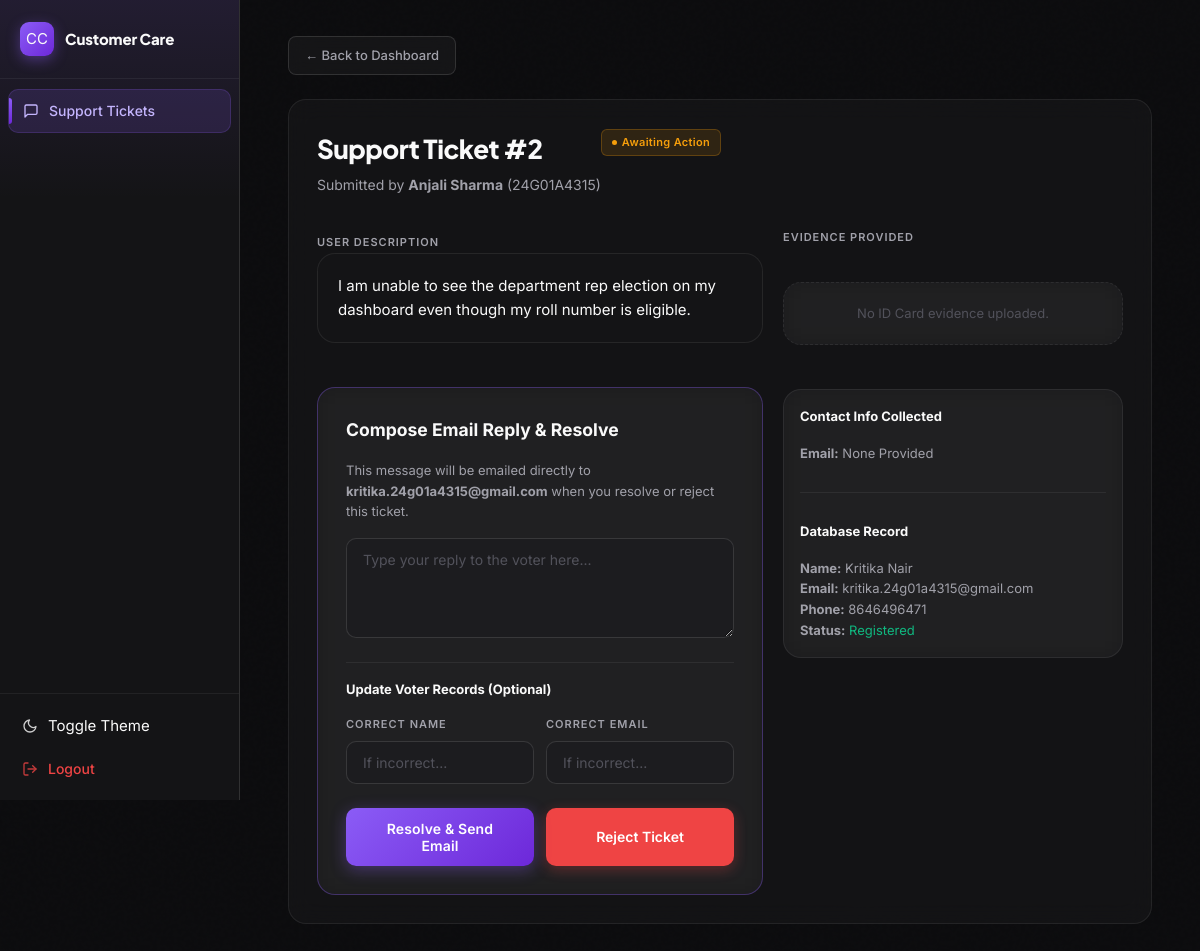
Screenshot of /care/complaints/2 (signed in) with the database file from the repository.
### tables this page shows
CREATE TABLE complaints (
            complaint_id  INTEGER PRIMARY KEY AUTOINCREMENT,
            name          TEXT NOT NULL,
            roll_number   TEXT NOT NULL,
            description   TEXT NOT NULL,
            id_card_path  TEXT,
            status        TEXT DEFAULT 'pending'
        , email TEXT, admin_response TEXT);

CREATE TABLE voters (
            voter_id      INTEGER PRIMARY KEY AUTOINCREMENT,
            roll_number   TEXT NOT NULL UNIQUE,
            name          TEXT NOT NULL,
            department    TEXT NOT NULL,
            email         TEXT,
            phone         TEXT,
            photo         TEXT,
            has_voted     INTEGER DEFAULT 0,
            is_registered INTEGER DEFAULT 0
        , face_encoding TEXT, password_hash TEXT);

### app.py (the view)
@app.route('/care/complaints/<int:complaint_id>')
@care_required
def care_complaint_detail(complaint_id):
    db = get_db()
    complaint = db.execute(
        "SELECT * FROM complaints WHERE complaint_id=?", (complaint_id,)
    ).fetchone()
    if not complaint:
        db.close()
        abort(404)
    voter = db.execute(
        "SELECT * FROM voters WHERE roll_number=?", (complaint['roll_number'],)
    ).fetchone()
    db.close()
    return render_template('care/complaint_detail.html', complaint=complaint, voter=voter)

### app.py (called while the page is built)
def care_required(f):
    @wraps(f)
    def decorated(*args, **kwargs):
        if not session.get('care_logged_in'):
            return redirect(url_for('care_login'))
        return f(*args, **kwargs)
    return decorated

### database.py (called while the page is built)
def get_db():
    conn = sqlite3.connect(DB_PATH)
    conn.row_factory = sqlite3.Row
    conn.execute("PRAGMA foreign_keys = ON")
    return conn

### templates/care/complaint_detail.html (shortened to what this page needs)
{% extends "base_care.html" %}
{% block content %}
<div style="margin-bottom:24px;">
  <a href="{{ url_for('care_dashboard') }}" class="btn-ghost btn-sm">← Back to Dashboard</a>
</div>
<div class="card">
<div class="page-header">
  <div class="flex justify-between items-start">
    <div>
      <h1>Support Ticket #{{ complaint.complaint_id }}</h1>
      <p>Submitted by <strong class="text-0">{{ complaint.name }}</strong> ({{ complaint.roll_number }})</p>
    </div>
    <div>
      {% if complaint.status == 'pending' %}
        <span class="badge badge-pending">Awaiting Action</span>
      {% elif complaint.status == 'resolved' %}
        <span class="badge badge-resolved">Resolved</span>
      {% else %}
        <span class="badge badge-rejected">Closed</span>
      {% endif %}
    </div>
  </div>
</div>
  <div class="dashboard-grid">
    <div class="dashboard-col">
      <div class="mb-24">
        <label class="form-label mb-16">User Description</label>
        <div class="card" style="background:var(--bg-1); padding: 20px; font-size: 15px;">
          {{ complaint.description }}
        </div>
      </div>
      {% if complaint.status == 'pending' %}
        <div class="card" style="border-color: var(--accent-border);">
          <h3 class="mb-16">Compose Email Reply & Resolve</h3>
          <p class="text-muted text-sm mb-16">This message will be emailed directly to <strong>{{ complaint.email or voter.email or 'N/A (No Email Provided)' }}</strong> when you resolve or reject this ticket.</p>
          <form method="POST" action="{{ url_for('care_complaint_resolve', complaint_id=complaint.complaint_id) }}" id="resolveForm">
            <div class="form-group mb-16">
              <textarea class="form-input" name="admin_response" placeholder="Type your reply to the voter here..." rows="4" required></textarea>
            </div>
            <h4 class="text-sm mb-16 mt-24" style="border-top: 1px solid var(--border); padding-top: 16px;">Update Voter Records (Optional)</h4>
            <div class="flex gap-12 mb-24">
              <div class="form-group w-full">
                <label class="form-label">Correct Name</label>
                <input class="form-input" type="text" name="new_name" placeholder="If incorrect...">
              </div>
              <div class="form-group w-full">
                <label class="form-label">Correct Email</label>
                <input class="form-input" type="email" name="new_email" placeholder="If incorrect..." value="{{ complaint.email or '' }}">
              </div>
            </div>
            <div class="flex gap-12">
              <button type="submit" class="btn-primary w-full">Resolve & Send Email</button>
              <button type="button" class="btn-danger w-full" onclick="document.getElementById('rejectForm').submit();">Reject Ticket</button>
            </div>
          </form>
        </div>
      {% endif %}
    </div>
    <div class="dashboard-col">
      <label class="form-label mb-16">Evidence Provided</label>
      {% if complaint.id_card_path %}
        <div class="id-card-preview mb-24">
          <img src="{{ url_for('static', filename=complaint.id_card_path) }}" alt="Provided ID Card">
        </div>
      {% else %}
        <div class="card text-center text-dim text-sm mb-24" style="border-style: dashed; padding: 20px;">
          No ID Card evidence uploaded.
        </div>
      {% endif %}
      <div class="card" style="padding: 16px;">
        <h4 class="text-sm mb-16">Contact Info Collected</h4>
        <div class="text-sm text-muted mb-8"><strong>Email:</strong> <span class="text-0">{{ complaint.email or 'None Provided' }}</span></div>
        <div class="divider"></div>
        <h4 class="text-sm mb-16">Database Record</h4>
        {% if voter %}
          <div class="text-sm text-muted mb-8"><strong>Name:</strong> <span class="text-0">{{ voter.name }}</span></div>
          <div class="text-sm text-muted mb-8"><strong>Email:</strong> <span class="text-0">{{ voter.email or '—' }}</span></div>
          <div class="text-sm text-muted mb-8"><strong>Phone:</strong> <span class="text-0">{{ voter.phone or '—' }}</span></div>
          <div class="text-sm text-muted"><strong>Status:</strong>
            {% if voter.is_registered %}<span class="text-success">Registered</span>{% else %}<span class="text-danger">Pending</span>{% endif %}
          </div>
        {% else %}
          <div class="text-danger text-sm">Roll Number {{ complaint.roll_number }} missing from DB.</div>
        {% endif %}
      </div>
    </div>
  </div>
</div>
{% endblock %}

### rows the page displays
complaints: complaint_id "2", name "Anjali Sharma", roll_number "24G01A4315", description "I am unable to see the department rep election on my dashboard even though my roll number is eligible."
voters: email "kritika.24g01a4315@gmail.com", name "Kritika Nair", phone "8646496471"

### other values shown
{{ complaint.email or 'None Provided' }} "None Provided"
